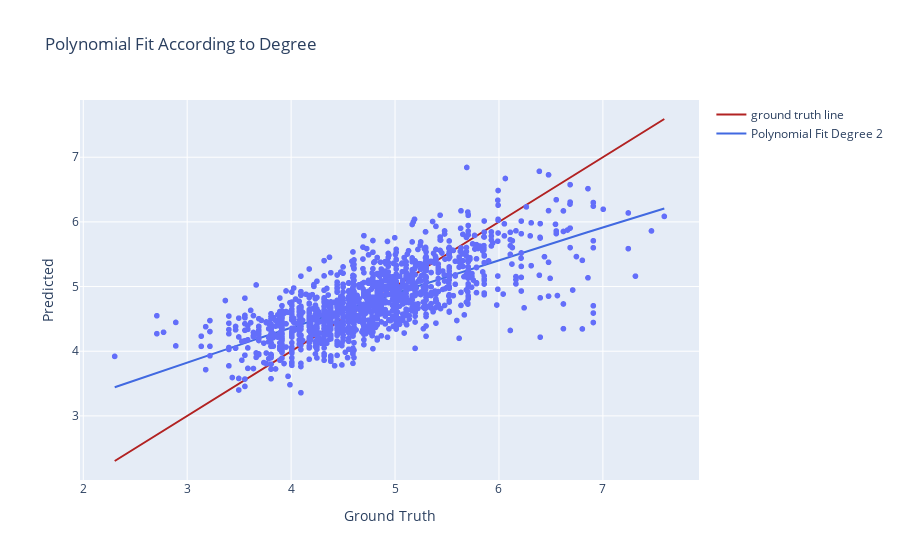

The notebook cell saved with this chart:
### Code cell
plot_graphs(y_test, y_pred, degree)

### Figure 1 — Plotly figure (JSON) as saved in the notebook; plotly's stock layout.template omitted (floating-point values rounded to 4 significant figures; data arrays with more than 128 entries replaced by an {"elided": "..."} marker saying what was removed)
{"data": [{"hovertemplate": "ground truth=%{x}<br>Predicted=%{y}<extra></extra>", "legendgroup": "", "marker": {"color": "#636efa", "symbol": "circle"}, "mode": "markers", "name": "", "showlegend": false, "type": "scattergl", "x": {"elided": "1478 float values"}, "xaxis": "x", "y": {"elided": "1478 float values"}, "yaxis": "y"}, {"line": {"color": "firebrick", "width": 2}, "mode": "lines", "name": "ground truth line", "type": "scatter", "x": {"elided": "1478 float values"}, "y": {"elided": "1478 float values"}}, {"line": {"color": "royalblue", "width": 2}, "mode": "lines", "name": "Polynomial Fit Degree 2", "type": "scatter", "x": [2.303, 2.356, 2.409, 2.463, 2.516, 2.57, 2.623, 2.677, 2.73, 2.783, 2.837, 2.89, 2.944, 2.997, 3.05, 3.104, 3.157, 3.211, 3.264, 3.318, 3.371, 3.424, 3.478, 3.531, 3.585, 3.638, 3.691, 3.745, 3.798, 3.852, 3.905, 3.959, 4.012, 4.065, 4.119, 4.172, 4.226, 4.279, 4.332, 4.386, 4.439, 4.493, 4.546, 4.6, 4.653, 4.706, 4.76, 4.813, 4.867, 4.92, 4.973, 5.027, 5.08, 5.134, 5.187, 5.241, 5.294, 5.347, 5.401, 5.454, 5.508, 5.561, 5.614, 5.668, 5.721, 5.775, 5.828, 5.882, 5.935, 5.988, 6.042, 6.095, 6.149, 6.202, 6.255, 6.309, 6.362, 6.416, 6.469, 6.523, 6.576, 6.629, 6.683, 6.736, 6.79, 6.843, 6.896, 6.95, 7.003, 7.057, 7.11, 7.164, 7.217, 7.27, 7.324, 7.377, 7.431, 7.484, 7.537, 7.591], "y": [3.444, 3.474, 3.503, 3.532, 3.562, 3.591, 3.62, 3.65, 3.679, 3.708, 3.737, 3.766, 3.796, 3.825, 3.854, 3.883, 3.912, 3.941, 3.97, 3.998, 4.027, 4.056, 4.085, 4.114, 4.142, 4.171, 4.2, 4.228, 4.257, 4.286, 4.314, 4.343, 4.371, 4.4, 4.428, 4.456, 4.485, 4.513, 4.541, 4.57, 4.598, 4.626, 4.654, 4.682, 4.71, 4.739, 4.767, 4.795, 4.823, 4.85, 4.878, 4.906, 4.934, 4.962, 4.99, 5.017, 5.045, 5.073, 5.1, 5.128, 5.156, 5.183, 5.211, 5.238, 5.266, 5.293, 5.321, 5.348, 5.375, 5.403, 5.43, 5.457, 5.484, 5.511, 5.539, 5.566, 5.593, 5.62, 5.647, 5.674, 5.701, 5.728, 5.755, 5.781, 5.808, 5.835, 5.862, 5.888, 5.915, 5.942, 5.968, 5.995, 6.022, 6.048, 6.075, 6.101, 6.128, 6.154, 6.18, 6.207]}], "layout": {"legend": {"tracegroupgap": 0}, "title": {"text": "Polynomial Fit According to Degree"}, "xaxis": {"anchor": "y", "domain": [0, 1], "title": {"text": "Ground Truth"}}, "yaxis": {"anchor": "x", "domain": [0, 1], "title": {"text": "Predicted"}}}}
